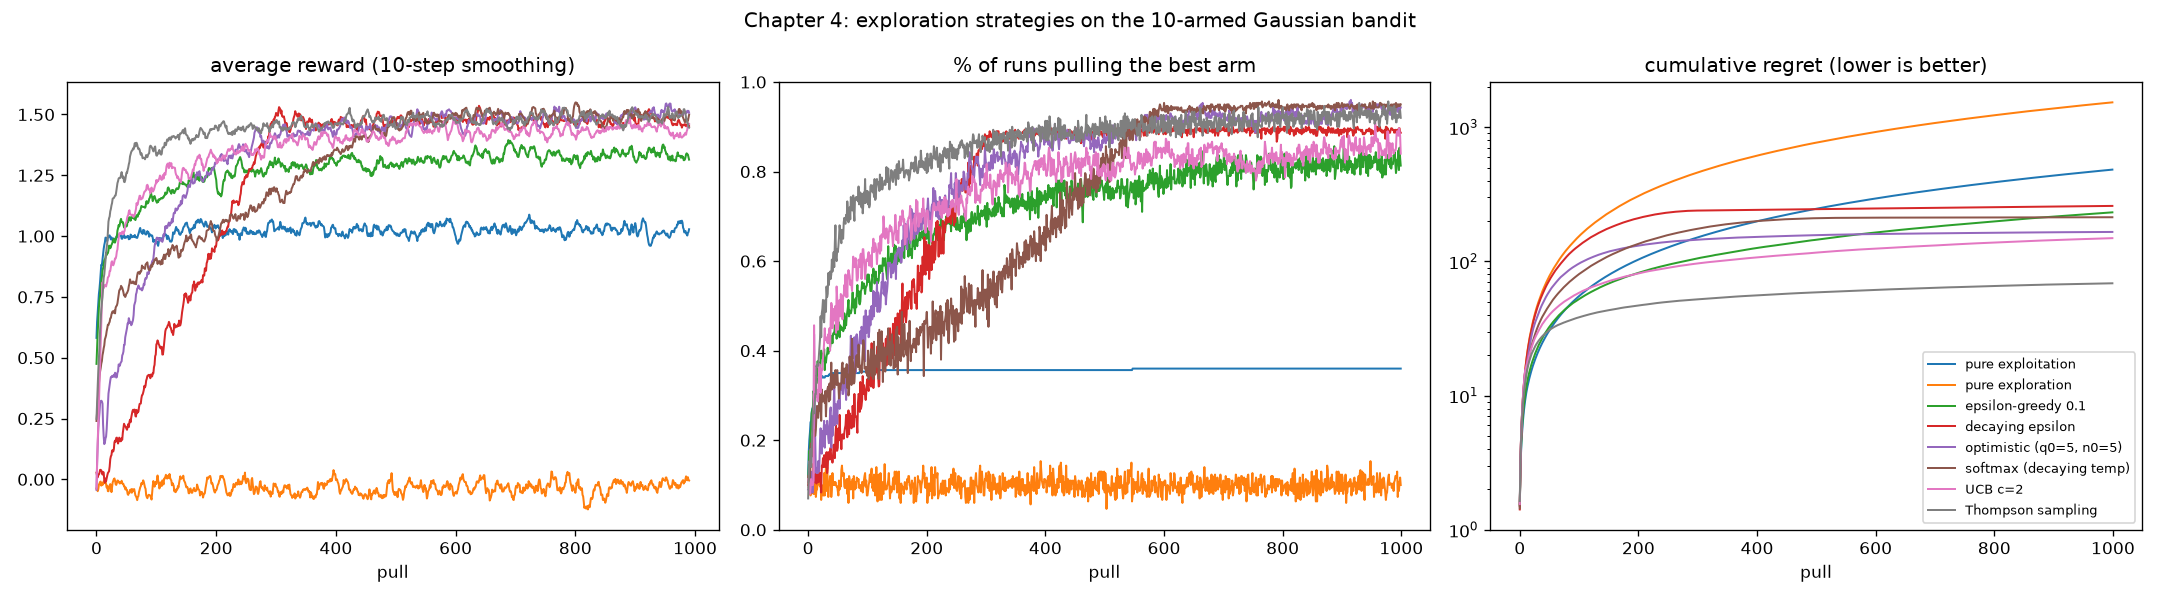

This chart was generated by the following Python code:
"""Chapter 4: balancing gathering and using information.

The 10-armed Gaussian bandit testbed: one state, ten slot machines, each paying
N(mean_k, 1) with mean_k ~ N(0, 1). Every strategy below is the same loop
(pick an arm, pull it, update a running average); only the pick differs.
UCB = upper confidence bound; Thompson sampling draws from a posterior per arm.

All runs are vectorised: `Q` is (runs, arms), so 2000 independent bandits learn
in lockstep and the curves are averages over all of them.

    python -m ch04_bandits.bandits      # from topics/grokking-rl; writes bandits.png here
"""

import argparse
import os
from pathlib import Path

import matplotlib

matplotlib.use("Agg")
import matplotlib.pyplot as plt
import numpy as np

import asciichart
import viz

# Figures land next to this file (the README embeds them); Flyte points it at scratch.
OUT = Path(os.environ.get("GROKKING_OUT", Path(__file__).parent))


def greedy(Q, rng):
    # Tiny noise breaks ties at random instead of always picking arm 0.
    return (Q + rng.random(Q.shape) * 1e-9).argmax(axis=1)


def sample_from(probs, rng):
    cum = probs.cumsum(axis=1)
    u = rng.random((len(probs), 1)) * cum[:, -1:]
    return np.minimum((cum < u).sum(axis=1), probs.shape[1] - 1)


def pure_exploitation(Q, N, t, T, rng):
    return greedy(Q, rng)


def pure_exploration(Q, N, t, T, rng):
    return rng.integers(Q.shape[1], size=len(Q))


def epsilon_greedy(eps):
    def select(Q, N, t, T, rng):
        explore = rng.random(len(Q)) < eps
        return np.where(explore, rng.integers(Q.shape[1], size=len(Q)), greedy(Q, rng))
    return select


def decaying_epsilon(start=1.0, end=0.01, frac=0.3):
    def select(Q, N, t, T, rng):
        eps = max(end, start - (start - end) * t / (frac * T))
        return epsilon_greedy(eps)(Q, N, t, T, rng)
    return select


def softmax(start_temp=1.0, end_temp=0.01, frac=0.6):
    def select(Q, N, t, T, rng):
        temp = max(end_temp, start_temp - (start_temp - end_temp) * t / (frac * T))
        z = (Q - Q.max(axis=1, keepdims=True)) / temp
        return sample_from(np.exp(z), rng)
    return select


def ucb(c=2.0):
    def select(Q, N, t, T, rng):
        with np.errstate(divide="ignore", invalid="ignore"):
            bonus = c * np.sqrt(np.log(t + 1) / N)
        return greedy(np.where(N == 0, np.inf, Q + bonus), rng)
    return select


def thompson(Q, N, t, T, rng):
    # Gaussian posterior with a N(0, 1) prior and known reward variance 1:
    # mean = sum / (n + 1), std = 1 / sqrt(n + 1). Draw once per arm, play the best draw.
    post_mean = Q * N / (N + 1)
    return greedy(rng.normal(post_mean, 1 / np.sqrt(N + 1)), rng)


# name -> (select, initial Q, initial count). Optimistic init works by pretending
# every arm has already paid out q0 a few times, so the agent is "disappointed"
# into trying each one.
STRATEGIES = {
    "pure exploitation": (pure_exploitation, 0.0, 0),
    "pure exploration": (pure_exploration, 0.0, 0),
    "epsilon-greedy 0.1": (epsilon_greedy(0.1), 0.0, 0),
    "decaying epsilon": (decaying_epsilon(), 0.0, 0),
    "optimistic (q0=5, n0=5)": (pure_exploitation, 5.0, 5),
    "softmax (decaying temp)": (softmax(), 0.0, 0),
    "UCB c=2": (ucb(2.0), 0.0, 0),
    "Thompson sampling": (thompson, 0.0, 0),
}


def run(select, q0, n0, means, steps, rng):
    runs, arms = means.shape
    Q = np.full((runs, arms), q0, dtype=float)
    N = np.full((runs, arms), n0, dtype=float)
    idx = np.arange(runs)
    best = means.argmax(axis=1)
    reward = np.zeros((steps, runs))
    optimal = np.zeros((steps, runs))
    regret = np.zeros((steps, runs))
    for t in range(steps):
        a = select(Q, N, t, steps, rng)
        r = rng.normal(means[idx, a], 1.0)
        N[idx, a] += 1
        Q[idx, a] += (r - Q[idx, a]) / N[idx, a]
        reward[t] = r
        optimal[t] = a == best
        regret[t] = means[idx, best] - means[idx, a]
    return reward.mean(axis=1), optimal.mean(axis=1), regret.cumsum(axis=0).mean(axis=1)


def main(argv=None):
    """Prints the results; returns HTML parts for the report."""
    ap = argparse.ArgumentParser()
    ap.add_argument("--runs", type=int, default=2000)
    ap.add_argument("--steps", type=int, default=1000)
    ap.add_argument("--arms", type=int, default=10)
    ap.add_argument("--seed", type=int, default=0)
    args = ap.parse_args(argv)

    rng = np.random.default_rng(args.seed)
    means = rng.normal(0, 1, (args.runs, args.arms))
    print(f"{args.runs} bandits x {args.arms} arms x {args.steps} pulls")
    print(f"best possible average reward: {means.max(axis=1).mean():.3f}\n")

    results = {}
    for name, (select, q0, n0) in STRATEGIES.items():
        results[name] = run(select, q0, n0, means, args.steps, rng)
        r, opt, reg = results[name]
        print(f"{name:>24}: reward {r.mean():6.3f}   best arm {opt[-100:].mean():6.1%} "
              f"(last 100)   total regret {reg[-1]:7.1f}")

    print()
    print(asciichart.bars({k: v[2][-1] for k, v in results.items()},
                          title="total regret after all pulls (lower is better)"))
    print()
    keep = ["pure exploitation", "epsilon-greedy 0.1", "UCB c=2", "Thompson sampling"]
    print(asciichart.line({k: results[k][1] for k in keep}, ymin=0, ymax=1,
                          title="fraction of runs pulling the best arm",
                          xmax=args.steps, xlabel="pull"))

    OUT.mkdir(exist_ok=True)
    fig, axes = plt.subplots(1, 3, figsize=(18, 5))
    for name, (r, opt, reg) in results.items():
        smooth = np.convolve(r, np.ones(10) / 10, mode="valid")
        axes[0].plot(smooth, label=name, lw=1.2)
        axes[1].plot(opt, label=name, lw=1.2)
        axes[2].plot(reg, label=name, lw=1.2)
    axes[0].set(title="average reward (10-step smoothing)", xlabel="pull")
    axes[1].set(title="% of runs pulling the best arm", xlabel="pull", ylim=(0, 1))
    axes[2].set(title="cumulative regret (lower is better)", xlabel="pull", yscale="log")
    axes[2].legend(fontsize=8, loc="lower right")
    fig.suptitle("Chapter 4: exploration strategies on the 10-armed Gaussian bandit")
    fig.tight_layout()
    path = OUT / "bandits.png"
    fig.savefig(path, dpi=120)
    print(f"\nwrote {path}")
    return _report(path, results, means.max(axis=1).mean())



# ── the report: one bandit, pull by pull ────────────────────────────────────────

def _explain_one(kind, mu, pulls=1000, detailed=40, seed=1):
    """Play one bandit with one strategy, narrating every early pull.

    Same update rule as `run()`, but for a single bandit and with the reasoning kept.
    Returns (frames, captions).
    """
    rng = np.random.default_rng(seed)
    K = len(mu)
    Q, N = np.zeros(K), np.zeros(K)
    best, regret = int(np.argmax(mu)), 0.0
    frames, caps = [], []
    shown = set(range(detailed)) | {99, 249, 499, pulls - 1}
    for t in range(pulls):
        extra, label = None, ""
        if kind == "eps":
            if rng.random() < 0.1:
                a = int(rng.integers(K))
                why = f"the 1-in-10 coin says <b>explore</b>, so it picks arm {a + 1} at random"
            else:
                a = int(np.argmax(Q + rng.random(K) * 1e-9))
                ties = int((Q == Q.max()).sum())
                why = (f"<b>exploits</b>: arm {a + 1} has the best estimate so far" if ties == 1 else
                       f"<b>exploits</b>, but {ties} machines tie for the best estimate "
                       f"({Q.max():.2f}), so it picks arm {a + 1} among them")
        elif kind == "ucb":
            with np.errstate(divide="ignore", invalid="ignore"):
                bonus = 2.0 * np.sqrt(np.log(t + 1) / N)
            score = np.where(N == 0, np.inf, Q + bonus)
            a = int(np.argmax(score + rng.random(K) * 1e-9))
            extra, label = np.where(N == 0, np.inf, bonus), "uncertainty bonus"
            why = (f"arm {a + 1} has never been tried, so its score is infinite" if N[a] == 0 else
                   f"arm {a + 1} has the highest score: estimate {Q[a]:.2f} + bonus {bonus[a]:.2f} "
                   f"(the bonus is big for arms tried only a few times)")
        else:
            draws = rng.normal(Q * N / (N + 1), 1 / np.sqrt(N + 1))
            a = int(np.argmax(draws))
            extra, label = draws, "imagined payout this pull"
            why = (f"it imagines a payout for every arm from what it has seen so far; arm {a + 1}'s "
                   f"imagined payout ({draws[a]:.2f}) is the highest, so it pulls that one")
        r = rng.normal(mu[a], 1.0)
        old = Q[a]
        N[a] += 1
        Q[a] += (r - Q[a]) / N[a]
        regret += mu[best] - mu[a]
        if t in shown:
            frames.append(_arms_table(mu, Q, N, a, extra, label))
            caps.append(f"pull {t + 1}: {why}. It pays <b>{r:.2f}</b>; arm {a + 1}'s estimate "
                        f"{old:.2f} → <b>{Q[a]:.2f}</b> (the average of its {int(N[a])} "
                        f"{'pull' if N[a] == 1 else 'pulls'}). "
                        f"Reward lost so far vs always pulling the best arm: {regret:.1f}"
                        + ("" if t < detailed else "  <i>(skipping ahead)</i>"))
    return frames, caps


def _arms_table(mu, Q, N, pulled, extra=None, label=""):
    lo, hi, w = -3.0, 3.0, 150
    x = lambda v: (np.clip(v, lo, hi) - lo) / (hi - lo) * w
    best = int(np.argmax(mu))
    head = f"<th>{label}</th>" if extra is not None else ""
    rows = []
    for k in range(len(mu)):
        est = (f"<div style='position:relative;width:{w}px;height:12px;background:#222'>"
               f"<div style='position:absolute;left:{x(min(0, Q[k])):.0f}px;width:{abs(x(Q[k]) - x(0)):.0f}px;"
               f"height:12px;background:#fdcb6e'></div>"
               f"<div style='position:absolute;left:{x(mu[k]):.0f}px;width:2px;height:12px;background:#fff'></div></div>")
        ex = ""
        if extra is not None:
            ex = "<td>∞</td>" if np.isinf(extra[k]) else f"<td>{extra[k]:.2f}</td>"
        style = " style='background:#1e3a2f'" if k == pulled else ""
        rows.append(f"<tr{style}><td>arm {k + 1}{' 👑' if k == best else ''}</td><td>{est}</td>"
                    f"<td>{Q[k]:.2f}</td><td>{int(N[k])}</td>{ex}</tr>")
    return (f"<table class='dc'><tr><th>machine</th><th>estimate (yellow) vs secret average "
            f"(white tick)</th><th>estimate</th><th>pulls</th>{head}</tr>{''.join(rows)}</table>")


def _report(path, results, best_avg):
    mu = np.random.default_rng(7).normal(0, 1, 10)
    sliders = []
    for kind, title in (("eps", "ε-greedy (explore 1 pull in 10)"),
                        ("ucb", "UCB: optimism about the unknown"),
                        ("thompson", "Thompson sampling: act on a guess")):
        frames, caps = _explain_one(kind, mu)
        sliders.append(viz.slider(frames, caps, title, 700))
    rows = "".join(
        f"<tr><td>{name}</td><td>{r.mean():.2f}</td><td>{opt[-100:].mean():.0%}</td>"
        f"<td>{reg[-1]:.0f}</td></tr>" for name, (r, opt, reg) in results.items())
    return [
        "<p style='font-size:16px'><b>In one sentence:</b> to find the best option you have to "
        "try the others, and every try of a worse one costs you; the trick is deciding how much "
        "to explore.</p>",
        '<div class="card"><b>The slot machines.</b> There are 10 machines (the "arms" of a '
        '"multi-armed bandit"). Each one pays a random amount around its own <i>secret average</i>; '
        "some averages are good, some are negative. You get 1,000 pulls and want the biggest "
        "total. There is no map and no ice here: just one decision, made over and over, and the "
        "only way to learn about a machine is to pull it. Every strategy keeps the same notes "
        "(the average payout it has seen from each machine) and differs only in how it picks "
        "the next pull.</div>",

        "<h3>1. Watch three strategies play the same 10 machines</h3>",
        viz.explain(
            how="Each row is a machine. The white tick is its secret average (the agent cannot see "
                "it; 👑 marks the best machine); the yellow bar is the agent's current estimate. "
                "The highlighted row is the machine it just pulled. The text above says why it "
                "chose it and how the estimate changed. The first 40 pulls are shown one by one, "
                "then it skips to pulls 100, 250, 500 and 1000."),
        *sliders,
        viz.explain(notice="ε-greedy keeps wasting 1 pull in 10 on random machines forever, even "
                           "after it has found the best. UCB tries every machine once, then keeps "
                           "re-checking the ones it is unsure about. Thompson sampling's guesses "
                           "get sharper as it learns, so it explores a lot at first and almost "
                           "never at the end, with no schedule to tune."),

        "<h3>2. The same strategies on 2,000 different sets of machines</h3>",
        viz.figure(path),
        viz.explain(
            how="Left: average payout per pull (the best possible is "
                f"{best_avg:.2f}). Middle: how often each strategy pulls the best machine. "
                "Right: <b>regret</b>, the total payout lost compared with always pulling the "
                "best machine (lower is better, log scale)."),
        f"<table class='dc'><tr><th>strategy</th><th>average payout</th><th>pulls the best machine "
        f"(last 100)</th><th>total regret</th></tr>{rows}</table>",
        viz.explain(notice="Pure exploitation locks onto whichever machine looked good first and is "
                           "stuck with it a third of the time it is wrong. Pure exploration never "
                           "uses what it learns. Thompson sampling loses the least by a wide "
                           "margin."),

        viz.takeaways([
            "Exploring costs reward now; not exploring costs reward forever.",
            "ε-greedy is simple but never stops paying for random pulls.",
            "UCB explores where it is uncertain: optimism in the face of the unknown.",
            "Thompson sampling explores in proportion to its own uncertainty, and wins here.",
            "Next chapter: back to worlds with states, learning a plan's value from play.",
        ]),
    ]

if __name__ == "__main__":
    main()
